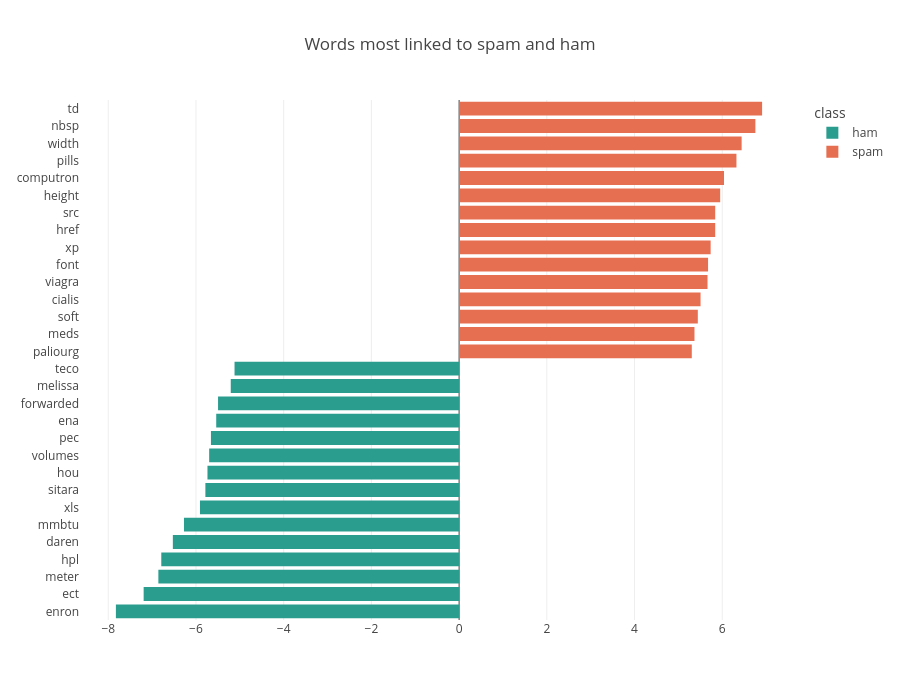

The cell this chart's notebook holds for it:
### Markdown cell above
### Words the model relies on

For each word, MultinomialNB stores log P(word | spam) and log P(word | ham). Subtracting them shows which words push an email towards spam (positive) or ham (negative).

### Code cell
words = cv.get_feature_names_out()
log_ratio = mnb.feature_log_prob_[1] - mnb.feature_log_prob_[0]

top_words = pd.DataFrame({"word": words, "log_ratio": log_ratio}).sort_values("log_ratio")
top_words = pd.concat([top_words.head(15), top_words.tail(15)])
top_words["class"] = np.where(top_words["log_ratio"] > 0, "spam", "ham")

fig = px.bar(top_words, x="log_ratio", y="word", color="class", orientation="h", height=700,
             color_discrete_map={"ham": "#2a9d8f", "spam": "#e76f51"},
             title="Words most linked to spam and ham", template="plotly_white")
fig.show()

### Figure 1 — Plotly figure (JSON) as saved in the notebook; plotly's stock layout.template omitted (floating-point values rounded to 4 significant figures)
{"data": [{"marker": {"color": "#2a9d8f"}, "name": "ham", "orientation": "h", "type": "bar", "x": [-7.826, -7.193, -6.857, -6.791, -6.527, -6.273, -5.908, -5.785, -5.738, -5.699, -5.659, -5.538, -5.496, -5.207, -5.121], "y": ["enron", "ect", "meter", "hpl", "daren", "mmbtu", "xls", "sitara", "hou", "volumes", "pec", "ena", "forwarded", "melissa", "teco"]}, {"marker": {"color": "#e76f51"}, "name": "spam", "orientation": "h", "type": "bar", "x": [5.305, 5.367, 5.443, 5.505, 5.664, 5.676, 5.735, 5.839, 5.839, 5.953, 6.04, 6.324, 6.442, 6.755, 6.909], "y": ["paliourg", "meds", "soft", "cialis", "viagra", "font", "xp", "href", "src", "height", "computron", "pills", "width", "nbsp", "td"]}], "layout": {"height": 700, "legend": {"title": {"text": "class"}}, "title": {"text": "Words most linked to spam and ham"}}}
